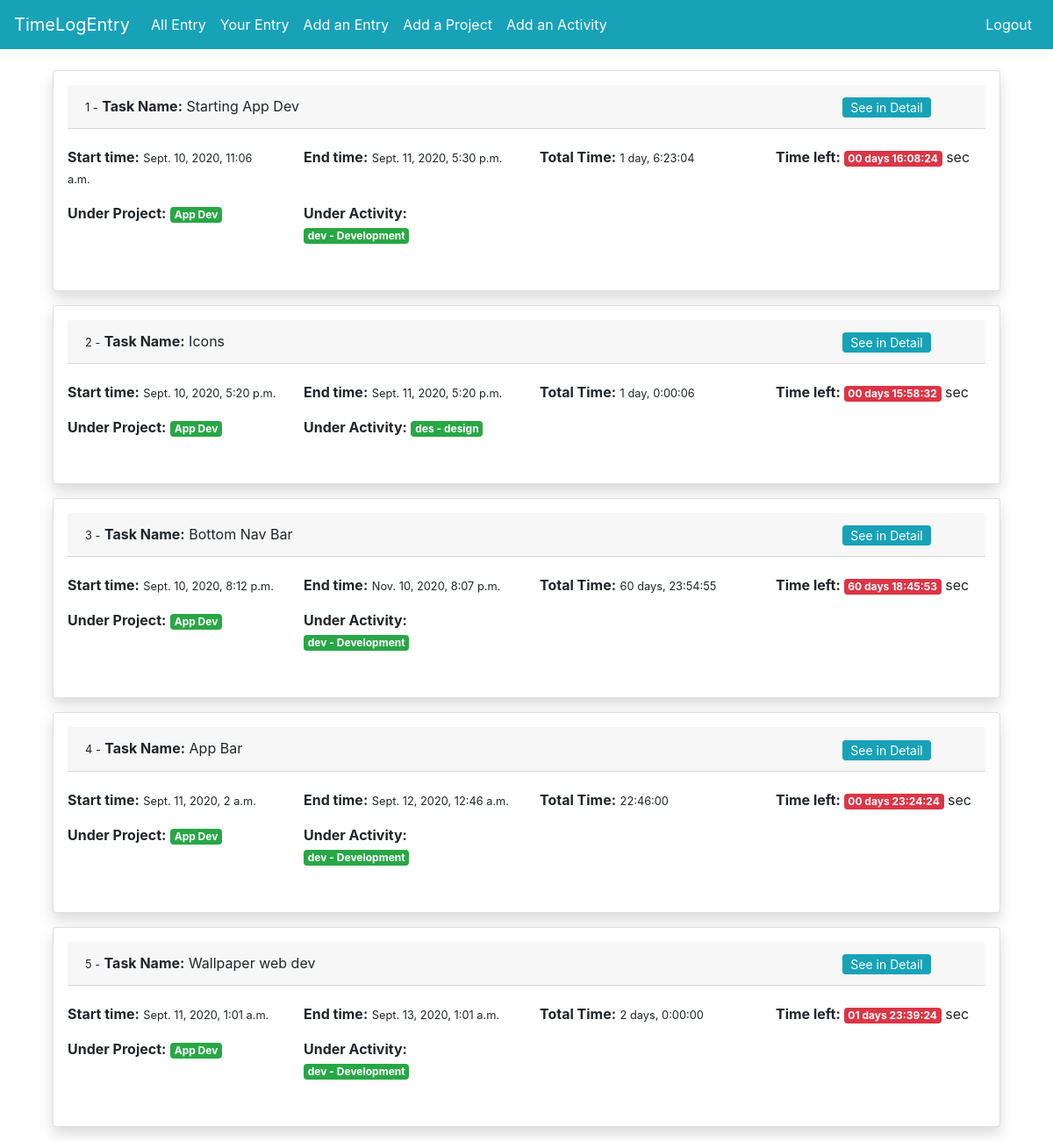
Screenshot of /log/entry/me (signed in) with the database file from the repository.
### core/models.py (models this page shows, shortened)
class Entry(models.Model):
    name = models.CharField(max_length=255)
    start_time = models.DateTimeField(validators=[validate_start_time])
    end_time = models.DateTimeField(validators=[validate_end_time])
    user = models.ForeignKey(
        settings.AUTH_USER_MODEL,
        on_delete=models.CASCADE,
        related_name='user_entries'
    )
    project = models.ForeignKey(
        Project, on_delete=models.CASCADE, related_name='entries')
    activity = models.ForeignKey(
        Activity, on_delete=models.CASCADE, related_name='entries',
        help_text='Activity like Devlopment, Testing..'
    )
    class Meta:
        verbose_name_plural = "Entries"
    def get_absolute_url(self):
        return reverse('core:entry-detail', kwargs={'pk': self.pk})
    @property
    def total_duration(self):
        return self.end_time - self.start_time
    @property
    def format_time_left(self):
        time = self.end_time + timedelta(hours=5, minutes=30)
        return time.strftime("%m/%d/%Y %H:%M:%S")

class Project(models.Model):
    name = models.CharField(max_length=255)
    users = models.ManyToManyField(
        settings.AUTH_USER_MODEL, related_name='user_engage_projects')
    description = models.TextField(blank=True, null=True)
    def __str__(self):
        return self.name

class Activity(models.Model):
    name = models.CharField(max_length=255)
    code = models.CharField(
        max_length=5, unique=True,
        help_text="Enter a short code. For Ex-'Dev' for Development")
    class Meta:
        verbose_name_plural = "Activities"
    def __str__(self):
        return self.code + " - " + self.name

### core/views.py (the view)
# urls.py: path('entry/me', views.UserEntryView.as_view(),
class UserEntryView(LoginRequiredMixin, ListView):
    model = Entry
    template_name = 'pages/home.html'
    def get_queryset(self):
        queryset = super(UserEntryView, self).get_queryset()
        queryset = Entry.objects.filter(user=self.request.user)
        return queryset

### templates/pages/home.html
{% extends 'base/base.html' %} {% block title %} Home Page {% endblock title %}
{% block content %}
<div class="container-fluid">
  {% if user.is_authenticated %}
  {% include 'entry/list.html' with entires=object_list %}
</div>
{% else %}
<div class="alert alert-primary my-4" role="alert">
  <h4 class="text-center">
    Join TimeLogEntry to add entry here. <a href="{% url 'users:login_page' %}">Login</a>
  </h4>
</div>
{% endif %}
</div>
{% endblock content %}

### core/templates/entry/list.html
<div class="entry-list mt-4">
    {% for obj in entires  %}
    <div class="card shadow p-3 mb-3 bg-white rounded">
        <div class="card-header">
            <div class="row">
                <div class="col-12 col-md-10">
                    <small>{{forloop.counter}} -</small>
                    <b>Task Name:</b> {{ obj.name }}
                </div>
                <div class="col-12 col-sm-2 py-0">
                    <a href="{{ obj.get_absolute_url }}" class="btn btn-info btn-sm py-0">See in Detail</a>
                </div>
            </div>
        </div>
        <div class="card-body px-0">
            <div class="row">
                <div class="col-12 col-md-3">
                    <p><b>Start time:</b> <small>{{ obj.start_time }}</small></p>
                </div>
                <div class="col-12 col-md-3">
                    <p><b>End time:</b> <small>{{ obj.end_time }}</small></p>
                </div>
                <div class="col-12 col-md-3">
                    <p><b>Total Time:</b> <small>{{ obj.total_duration }}</small></p>
                </div>
                <div class="col-12 col-md-3">
                    <p><b>Time left: </b><small class="badge badge-danger" id="time-left"
                            data-countdown="{{ obj.format_time_left }}">
                        </small> sec</p>
                </div>
            </div>
            <div class="row">
                <div class="col-12 col-sm-3">
                    <p><b>Under Project:</b> <small class="badge badge-success">{{ obj.project }}</small></p>
                </div>
                <div class="col-12 col-sm-3">
                    <p><b>Under Activity:</b> <small class="badge badge-success">{{ obj.activity }}</small></p>
                </div>
            </div>
        </div>
    </div>
    {% endfor %}
</div>

### rows the page displays
Entry: name "Starting App Dev", start_time "Sept. 10, 2020, 11:06 a.m.", end_time "Sept. 11, 2020, 5:30 p.m.", total_duration "1 day, 6:23:04", project "App Dev", activity "dev - Development"
Entry: name "Icons", start_time "Sept. 10, 2020, 5:20 p.m.", end_time "Sept. 11, 2020, 5:20 p.m.", total_duration "1 day, 0:00:06", project "App Dev", activity "des - design"
Entry: name "Bottom Nav Bar", start_time "Sept. 10, 2020, 8:12 p.m.", end_time "Nov. 10, 2020, 8:07 p.m.", total_duration "60 days, 23:54:55", project "App Dev", activity "dev - Development"
Entry: name "App Bar", start_time "Sept. 11, 2020, 2 a.m.", end_time "Sept. 12, 2020, 12:46 a.m.", total_duration "22:46:00", project "App Dev", activity "dev - Development"
Entry: name "Wallpaper web dev", start_time "Sept. 11, 2020, 1:01 a.m.", end_time "Sept. 13, 2020, 1:01 a.m.", total_duration "2 days, 0:00:00", project "App Dev", activity "dev - Development"
